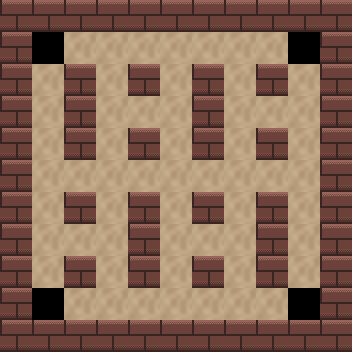

Rendered tile map (Tiled .tmx) drawn with the repository's tilesets; below, a short description and the full map source, tile grids included:
An orthogonal 11x11 tile map with 32x32 px tiles, 1 tile layer (Tile Layer 1).

<map version="1.5" tiledversion="1.7.0" orientation="orthogonal" renderorder="right-down" width="11" height="11" tilewidth="32" tileheight="32" infinite="0" nextlayerid="2" nextobjectid="1">
 <tileset firstgid="1" source="Tiled_Tiles.tsx" />
 <layer id="1" name="Tile Layer 1" width="11" height="11">
  <data encoding="csv">
4,4,4,4,4,4,4,4,4,4,4,
4,3,2,2,2,2,2,2,2,3,4,
4,2,4,2,4,2,4,2,4,2,4,
4,2,4,2,2,2,4,2,2,2,4,
4,2,4,2,4,2,4,2,4,2,4,
4,2,2,2,2,2,2,2,2,2,4,
4,2,4,2,4,2,4,2,4,2,4,
4,2,2,2,4,2,2,2,4,2,4,
4,2,4,2,4,2,4,2,4,2,4,
4,3,2,2,2,2,2,2,2,3,4,
4,4,4,4,4,4,4,4,4,4,4
</data>
 </layer>
</map>